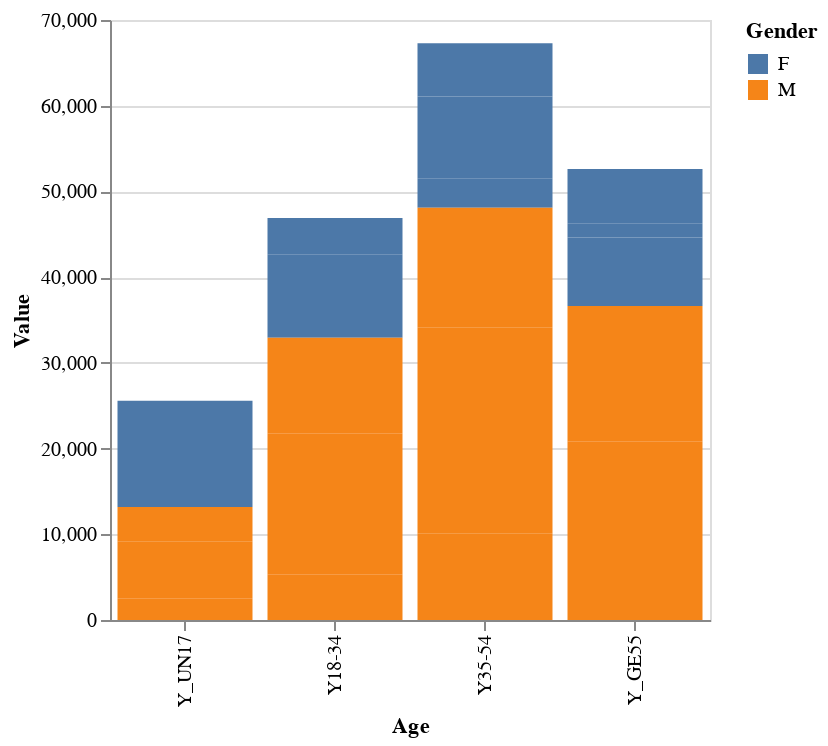

Here is the notebook cell this chart was saved with:
### Code cell
alt.Chart(df[(df['Gender'] != 'T') & (df['Age'] != 'TOTAL')]).mark_bar().encode(
    x = alt.X('Age', sort=['Y_UN17', 'Y18-34', 'Y35-54', 'Y_GE55']),
    y = alt.Y('Value'),
    color=alt.Color('Gender')
).properties(width=300)

### Figure 1 — Vega-Lite specification as saved in the notebook (floating-point values rounded to 4 significant figures)
{"config": {"view": {"continuousWidth": 400, "continuousHeight": 300}}, "data": {"name": "data-272cdd7f737d076b8f89e754fa89af7d"}, "mark": "bar", "encoding": {"color": {"field": "Gender", "type": "nominal"}, "x": {"field": "Age", "sort": ["Y_UN17", "Y18-34", "Y35-54", "Y_GE55"], "type": "nominal"}, "y": {"field": "Value", "type": "quantitative"}}, "width": 300, "$schema": "https://vega.github.io/schema/vega-lite/v4.17.0.json", "datasets": {"data-272cdd7f737d076b8f89e754fa89af7d": [{"Gender": "M", "Age": "Y18-34", "Citizenship": "ITL", "Value": 5335}, {"Gender": "F", "Age": "Y_UN17", "Citizenship": "ITL", "Value": 3854}, {"Gender": "F", "Age": "Y_GE55", "Citizenship": "TOTAL", "Value": 7996}, {"Gender": "F", "Age": "Y_GE55", "Citizenship": "FRGAPO", "Value": 1593}, {"Gender": "F", "Age": "Y35-54", "Citizenship": "FRGAPO", "Value": 3396}, {"Gender": "M", "Age": "Y_UN17", "Citizenship": "FRGAPO", "Value": 2536}, {"Gender": "M", "Age": "Y_UN17", "Citizenship": "TOTAL", "Value": 6586}, {"Gender": "F", "Age": "Y_GE55", "Citizenship": "ITL", "Value": 6403}, {"Gender": "F", "Age": "Y35-54", "Citizenship": "TOTAL", "Value": 9596}, {"Gender": "M", "Age": "Y_UN17", "Citizenship": "ITL", "Value": 4050}, {"Gender": "F", "Age": "Y35-54", "Citizenship": "ITL", "Value": 6200}, {"Gender": "M", "Age": "Y_GE55", "Citizenship": "TOTAL", "Value": 18314}, {"Gender": "F", "Age": "Y18-34", "Citizenship": "TOTAL", "Value": 6991}, {"Gender": "F", "Age": "Y18-34", "Citizenship": "FRGAPO", "Value": 2706}, {"Gender": "F", "Age": "Y18-34", "Citizenship": "ITL", "Value": 4285}, {"Gender": "M", "Age": "Y_GE55", "Citizenship": "FRGAPO", "Value": 2554}, {"Gender": "M", "Age": "Y35-54", "Citizenship": "FRGAPO", "Value": 10060}, {"Gender": "M", "Age": "Y_GE55", "Citizenship": "ITL", "Value": 15760}, {"Gender": "M", "Age": "Y35-54", "Citizenship": "TOTAL", "Value": 24046}, {"Gender": "M", "Age": "Y18-34", "Citizenship": "TOTAL", "Value": 16461}, {"Gender": "F", "Age": "Y_UN17", "Citizenship": "FRGAPO", "Value": 2353}, {"Gender": "M", "Age": "Y35-54", "Citizenship": "ITL", "Value": 13986}, {"Gender": "M", "Age": "Y18-34", "Citizenship": "FRGAPO", "Value": 11126}, {"Gender": "F", "Age": "Y_UN17", "Citizenship": "TOTAL", "Value": 6207}]}}
